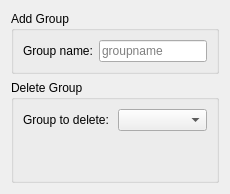
     <widget class="QWidget" name="groupTab">
      <attribute name="icon">
       <iconset>
        <normaloff>../../../../../usr/share/icons/Tango/16x16/apps/system-users.png</normaloff>../../../../../usr/share/icons/Tango/16x16/apps/system-users.png</iconset>
      </attribute>
      <attribute name="title">
       <string>Add/Remove Groups</string>
      </attribute>
      <layout class="QGridLayout" name="_5">
       <item row="0" column="0">
        <widget class="QGroupBox" name="addBox">
         <property name="sizePolicy">
          <sizepolicy hsizetype="MinimumExpanding" vsizetype="Minimum">
           <horstretch>0</horstretch>
           <verstretch>0</verstretch>
          </sizepolicy>
         </property>
         <property name="title">
          <string>Add Group</string>
         </property>
         <layout class="QGridLayout" name="_3">
          <property name="margin">
           <number>9</number>
          </property>
          <property name="spacing">
           <number>6</number>
          </property>
          <item row="0" column="1">
           <widget class="QLineEdit" name="groupNameEdit">
            <property name="sizePolicy">
             <sizepolicy hsizetype="MinimumExpanding" vsizetype="Minimum">
              <horstretch>0</horstretch>
              <verstretch>0</verstretch>
             </sizepolicy>
            </property>
            <property name="toolTip">
             <string>Enter username of new user</string>
            </property>
            <property name="text">
             <string/>
            </property>
            <property name="placeholderText">
             <string>groupname</string>
            </property>
           </widget>
          </item>
          <item row="0" column="0">
           <widget class="QLabel" name="groupNameLabel">
            <property name="sizePolicy">
             <sizepolicy hsizetype="MinimumExpanding" vsizetype="Minimum">
              <horstretch>0</horstretch>
              <verstretch>0</verstretch>
             </sizepolicy>
            </property>
            <property name="toolTip">
             <string>Username of new user</string>
            </property>
            <property name="text">
             <string>Group name:</string>
            </property>
           </widget>
          </item>
         </layout>
        </widget>
       </item>
       <item row="1" column="0">
        <widget class="QGroupBox" name="deleteBox">
         <property name="sizePolicy">
          <sizepolicy hsizetype="MinimumExpanding" vsizetype="Minimum">
           <horstretch>0</horstretch>
           <verstretch>0</verstretch>
          </sizepolicy>
         </property>
         <property name="title">
          <string>Delete Group</string>
         </property>
         <layout class="QGridLayout" name="_2">
          <property name="margin">
           <number>9</number>
          </property>
          <property name="spacing">
           <number>6</number>
          </property>
          <item row="0" column="0">
           <widget class="QLabel" name="deleteGroupLabel">
            <property name="sizePolicy">
             <sizepolicy hsizetype="MinimumExpanding" vsizetype="Minimum">
              <horstretch>0</horstretch>
              <verstretch>0</verstretch>
             </sizepolicy>
            </property>
            <property name="toolTip">
             <string>Select user to delete</string>
            </property>
            <property name="frameShape">
             <enum>QFrame::NoFrame</enum>
            </property>
            <property name="frameShadow">
             <enum>QFrame::Plain</enum>
            </property>
            <property name="text">
             <string>Group to delete:</string>
            </property>
           </widget>
          </item>
          <item row="0" column="1">
           <widget class="QComboBox" name="deleteGroupCombo">
            <property name="sizePolicy">
             <sizepolicy hsizetype="MinimumExpanding" vsizetype="Minimum">
              <horstretch>0</horstretch>
              <verstretch>0</verstretch>
             </sizepolicy>
            </property>
            <property name="toolTip">
             <string>Select user to delete</string>
            </property>
           </widget>
          </item>
          <item row="1" column="0" colspan="2">
           <spacer name="verticalSpacer">
            <property name="orientation">
             <enum>Qt::Vertical</enum>
            </property>
            <property name="sizeHint" stdset="0">
             <size>
              <width>20</width>
              <height>40</height>
             </size>
            </property>
           </spacer>
          </item>
         </layout>
        </widget>
       </item>
      </layout>
     </widget>
